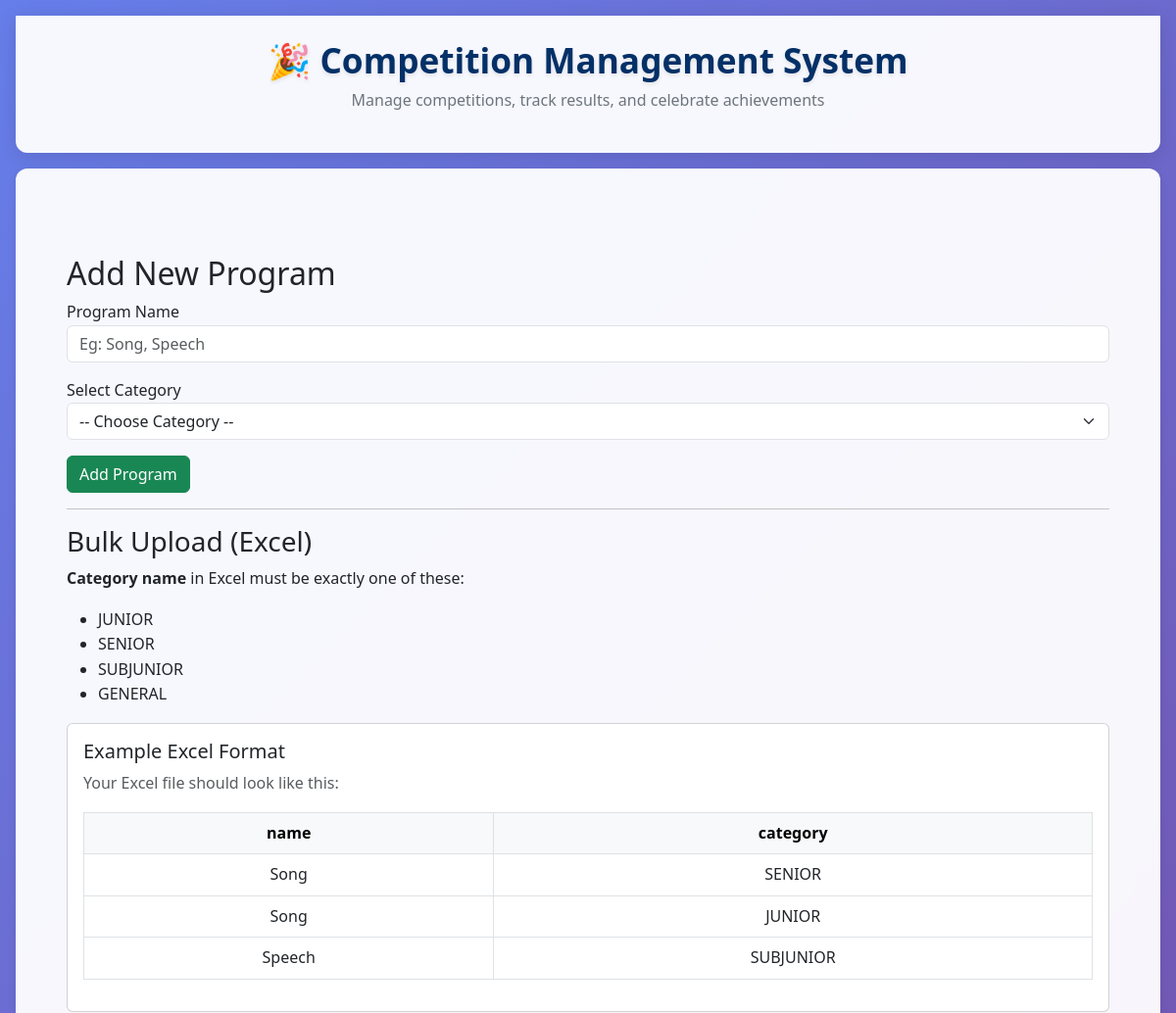
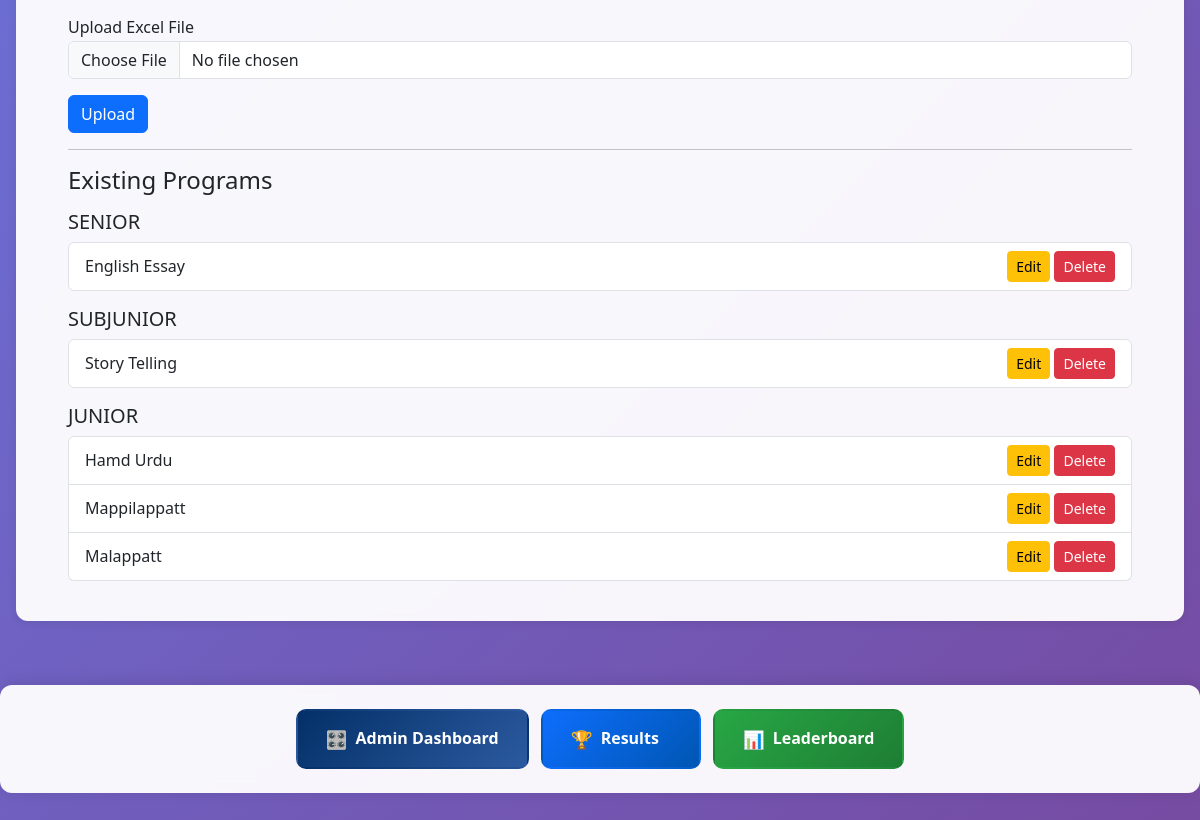
/add-program/ (signed in), run on an earlier commit of the app's database (2 pictures, top to bottom).
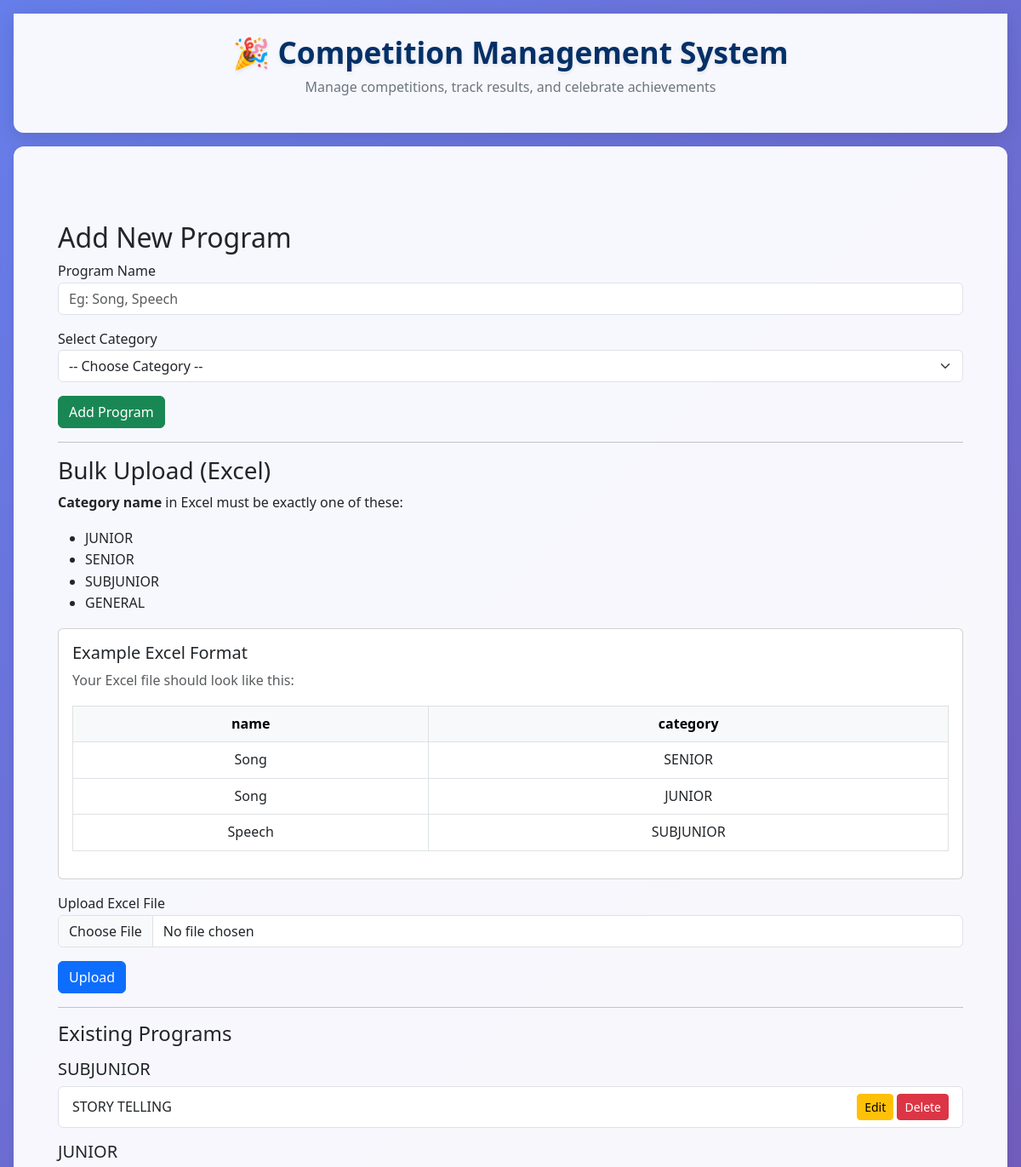
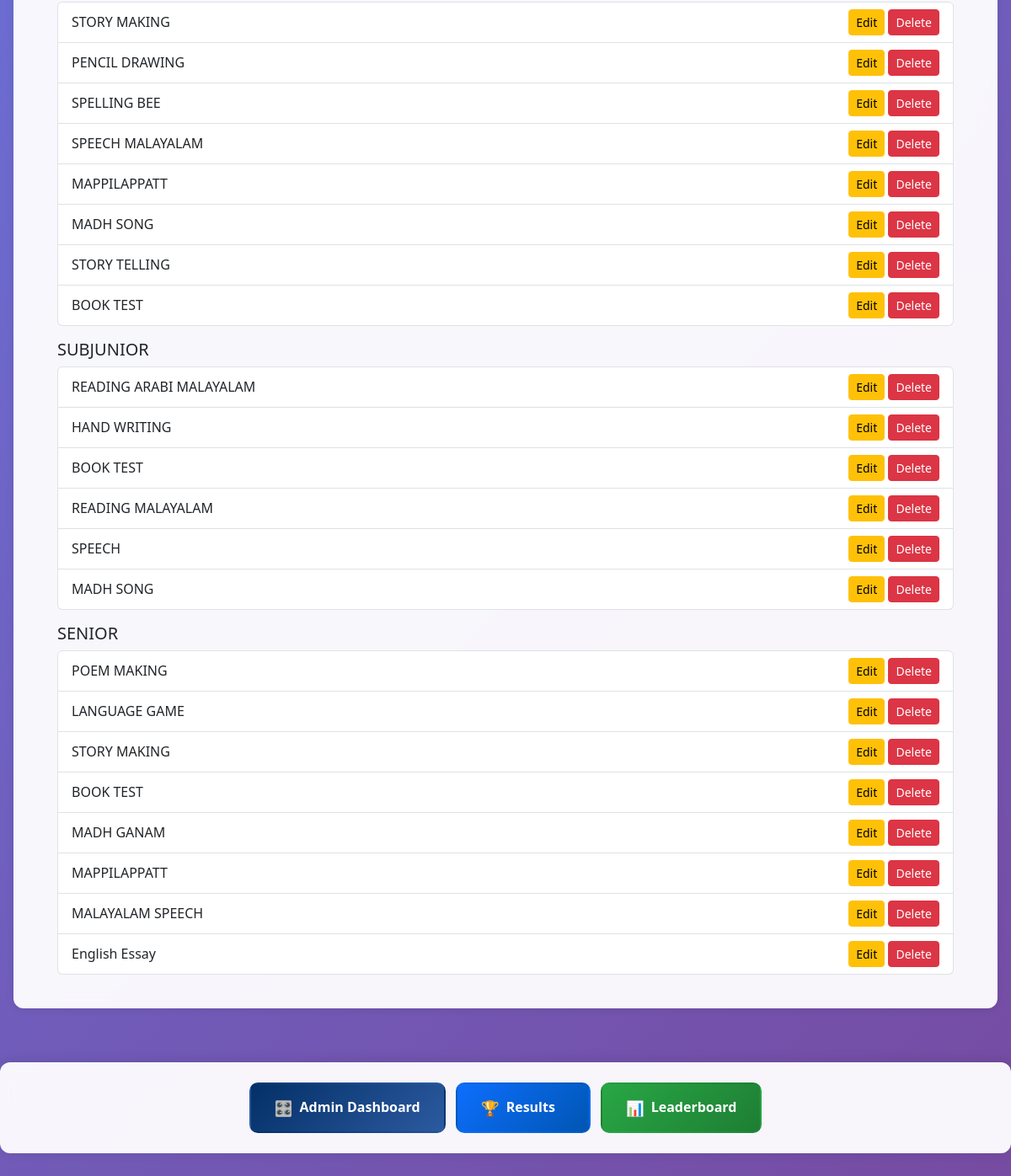
And on a later commit of the database (2 pictures, top to bottom).
### core/models.py (models this page shows, shortened)
class Category(models.Model):
    name = models.CharField(max_length=100)

class Program(models.Model):
    name = models.CharField(max_length=100)
    category = models.ForeignKey(Category, on_delete=models.CASCADE)

### core/views.py (the view, shortened to what this page needs)
# urls.py: path('add-program/', views.add_program, name='add_program'),
@login_required
def add_program(request):
    if request.user.role != 'admin':
        return redirect('dashboard_team')
    categories = Category.objects.all()
    programs = Program.objects.all().order_by('-id')
    return render(request, 'add_program.html', {'categories': categories, 'programs': programs})

### templates/add_program.html (shortened to what this page needs)
{% extends 'base.html' %}
{% block content %}
<div class="container mt-5">
    <h2>Add New Program</h2>
    <form method="post">
        <div class="mb-3">
            <label for="name">Program Name</label>
            <input type="text" name="name" id="name" class="form-control" placeholder="Eg: Song, Speech">
        </div>
        <div class="mb-3">
            <label for="category">Select Category</label>
            <select name="category" id="category" class="form-select">
                <option value="">-- Choose Category --</option>
            </select>
        </div>
        <button type="submit" class="btn btn-success">Add Program</button>
    </form>
    <hr>
    <h3>Bulk Upload (Excel)</h3>
    <p><strong>Category name</strong> in Excel must be exactly one of these:</p>
    <ul>
        {% for category in categories %}
            <li>{{ category.name }}</li>
        {% endfor %}
    </ul>
    <div class="card mb-3">
    <div class="card-body">
        <h5 class="card-title">Example Excel Format</h5>
        <p class="text-muted">Your Excel file should look like this:</p>
        <table class="table table-bordered text-center">
            <thead class="table-light">
                <tr>
                    <th>name</th>
                    <th>category</th>
                </tr>
            </thead>
            <tbody>
                <tr>
                    <td>Song</td>
                    <td>SENIOR</td>
                </tr>
                <tr>
                    <td>Song</td>
                    <td>JUNIOR</td>
                </tr>
                <tr>
                    <td>Speech</td>
                    <td>SUBJUNIOR</td>
                </tr>
            </tbody>
        </table>
    </div>
</div>
    <form method="post" enctype="multipart/form-data">
        <div class="mb-3">
            <label for="excel_file">Upload Excel File</label>
            <input type="file" name="excel_file" id="excel_file" accept=".xlsx,.xls" class="form-control" required>
        </div>
        <button type="submit" class="btn btn-primary">Upload</button>
    </form>
    <hr>
    <h4>Existing Programs</h4>
    {% regroup programs by category as grouped_programs %}
    {% for group in grouped_programs %}
        <h5 class="mt-3">{{ group.grouper.name|upper }}</h5>
        <ul class="list-group">
            {% for program in group.list %}
                <li class="list-group-item d-flex justify-content-between align-items-center">
                    {{ program.name }}
                    <span>
                        <a href="{% url 'edit_program' program.id %}" class="btn btn-sm btn-warning">Edit</a>
                        <a href="{% url 'delete_program' program.id %}" class="btn btn-sm btn-danger"
                           onclick="return confirm('Are you sure to delete this program?')">Delete</a>
                    </span>
                </li>
            {% endfor %}
        </ul>
    {% empty %}
        <p>No programs added yet.</p>
    {% endfor %}
</div>
{% endblock %}

What changed in the data, as far as the page shows it:
removed Program: name "Story Telling", shown under Category "SUBJUNIOR"
removed Program: name "Hamd Urdu", shown under Category "JUNIOR"
removed Program: name "Mappilappatt", shown under Category "JUNIOR"
removed Program: name "Malappatt", shown under Category "JUNIOR"
shown differently, row unchanged: Category "SENIOR": moves down the list
now on one of the page's lists (row unchanged): Category: grouper.name "SUBJUNIOR"
added Program: name "STORY TELLING", shown under Category "SUBJUNIOR"
added Program: name "STORY MAKING", shown under Category "JUNIOR"
added Program: name "PENCIL DRAWING", shown under Category "JUNIOR"
added Program: name "SPELLING BEE", shown under Category "JUNIOR"
added Program: name "SPEECH MALAYALAM", shown under Category "JUNIOR"
added Program: name "MAPPILAPPATT", shown under Category "JUNIOR"
added Program: name "MADH SONG", shown under Category "JUNIOR"
added Program: name "STORY TELLING", shown under Category "JUNIOR"
added Program: name "BOOK TEST", shown under Category "JUNIOR"
added Program: name "READING ARABI MALAYALAM", shown under Category "SUBJUNIOR"
added Program: name "HAND WRITING", shown under Category "SUBJUNIOR"
added Program: name "BOOK TEST", shown under Category "SUBJUNIOR"
added Program: name "READING MALAYALAM", shown under Category "SUBJUNIOR"
added Program: name "SPEECH", shown under Category "SUBJUNIOR"
added Program: name "MADH SONG", shown under Category "SUBJUNIOR"
added Program: name "POEM MAKING", shown under Category "SENIOR"
added Program: name "LANGUAGE GAME", shown under Category "SENIOR"
added Program: name "STORY MAKING", shown under Category "SENIOR"
added Program: name "BOOK TEST", shown under Category "SENIOR"
added Program: name "MADH GANAM", shown under Category "SENIOR"
added Program: name "MAPPILAPPATT", shown under Category "SENIOR"
added Program: name "MALAYALAM SPEECH", shown under Category "SENIOR"
